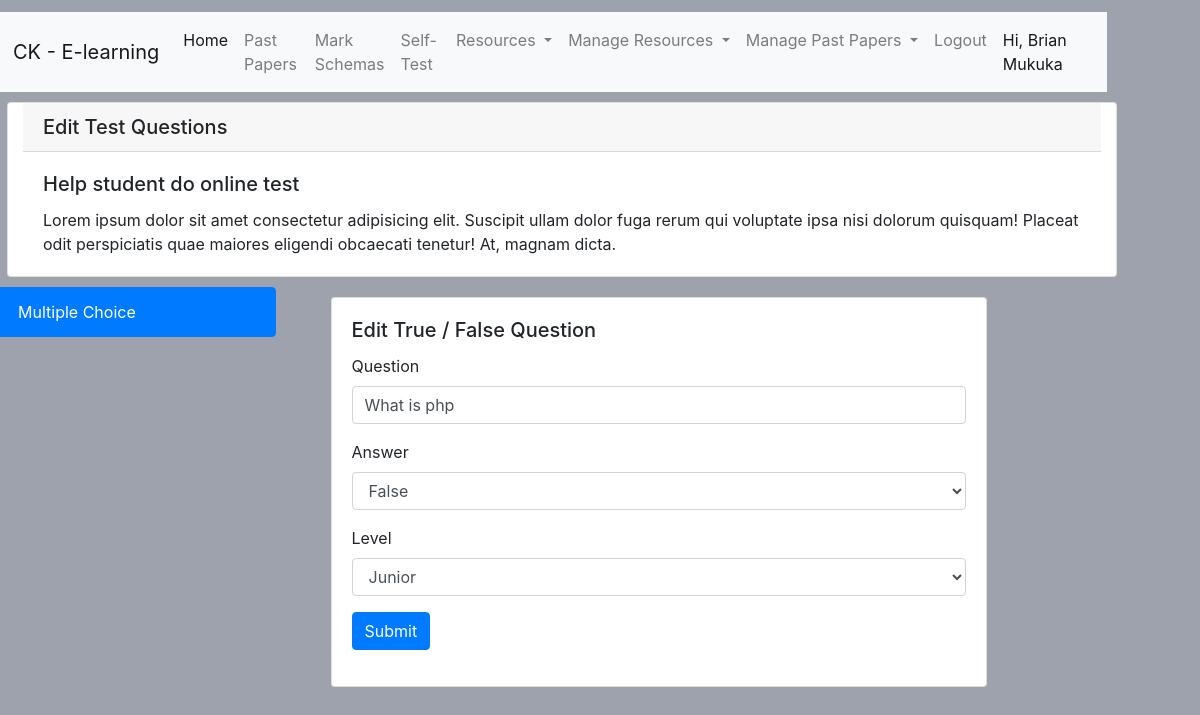
Screenshot of /admin/lessons/tests/edit_test.php?id=58 (signed in) with the database file from the repository.
### tables this page shows
CREATE TABLE `questions` (
  `id` int(11) NOT NULL,
  `type` varchar(100) NOT NULL,
  `text` varchar(100) NOT NULL,
  `created_by` varchar(100) NOT NULL,
  `created_at` timestamp NOT NULL DEFAULT current_timestamp(),
  `updated_at` date DEFAULT NULL,
  `a` varchar(1000) DEFAULT NULL,
  `b` varchar(1000) DEFAULT NULL,
  `c` varchar(1000) DEFAULT NULL,
  `d` varchar(1000) DEFAULT NULL,
  `answer` varchar(1000) NOT NULL,
  `level` varchar(100) NOT NULL DEFAULT 'junior'
);

### admin/lessons/tests/api.php (called while the page is built, shortened)
<?php
function getQuestion($id){
    $conn = DBCoonect();
       $sql = "SELECT * FROM questions WHERE `id` = '$id'";
    $results = mysqli_query($conn,$sql);
   return mysqli_fetch_assoc($results);
}

### admin/lessons/tests/edit_true_false.php (the view, shortened to what this page needs)
  <div class="row">
  <div class="col-4">
    <div class="list-group" id="list-tab" role="tablist">
      <a class="list-group-item list-group-item-action active" id="list-home-list" data-toggle="list" href="#list-home" role="tab" aria-controls="home">Multiple Choice</a>
    </div>
  </div>
  <div class="col-8">
    <div class="tab-content" id="nav-tabContent">
      <div class="tab-pane fade show active" id="list-home" role="tabpanel" aria-labelledby="list-home-list">
  <div class="col-md-12">
 <div class="card" style="width: 41rem;">
  <div class="card-body">
    <h5 class="card-title"> Edit True / False Question</h5>
<form class='' action='api.php' method='post'>
      <div class="form-group ">
    <label for="name">Question</label>
    <input type="text" value="<? echo $text?>" class="form-control" name="text" aria-describedby="textHelp" />
  </div>
     <div class="form-group ">
    <label for="gender">Answer</label>
    <select  class="form-control" name="answer" aria-describedby="genderHelp" >
  <option <?  if($answer == 'false') echo 'selected'  ?>  value='false'> False </option>
    </select>
  </div>
       <div class="form-group ">
    <label for="grade">Level</label>
        <select  class="form-control"  selected="<? echo $level ?>" name="level" aria-describedby="genderHelp" >
  <option <?  if($level == 'junior') echo 'selected'  ?>   value='junior'> Junior </option>
    </select>
  </div>
     <div class="form-group ">
  <button type="submit" class="btn btn-primary">Submit</button>
  </div>
</form>
</div>
</div>
</div>
      </div>
    </div>
  </div>
  </div>

### assets/css/custom.css (style rules this page uses)
@media screen and (min-width: 480px) { body { background-color: rgb(157, 162, 172); width: 90vw; height: 90vh; margin: 1vw; } }
.card { margin:10px !important }

### rows the page displays
questions: text "What is php", answer "False", level "Junior"

### other values shown
$_SESSION['user']['name'] "Brian Mukuka"
